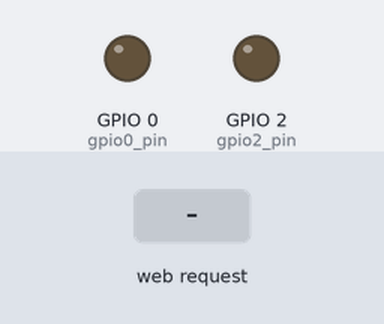
This sketch was run on a simulated ESP8266 (NodeMCU). On the bench: output pins drawn as LEDs (lit = HIGH). The test bench sets the inputs (shaded band). WiFi joins after 1.5 s; servers stay silent unless stated; what the sketch prints to the serial monitor is not drawn.

Above: at 3.7 s.
3.8 s: HTTP request GET /socket1On received
At 4.3 s:
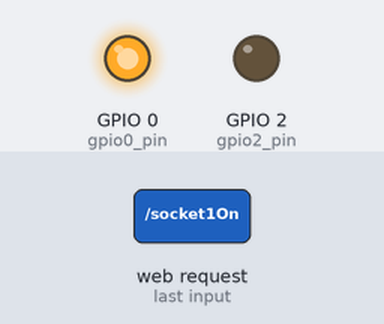
5.3 s: HTTP request GET /socket2On received
At 6.5 s:
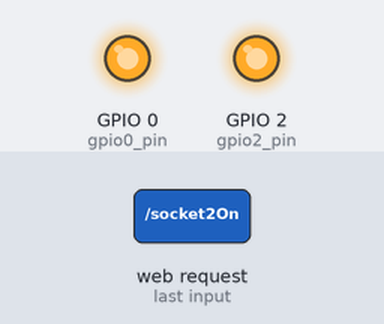
6.8 s: HTTP request GET /socket1Off received
At 7.7 s:
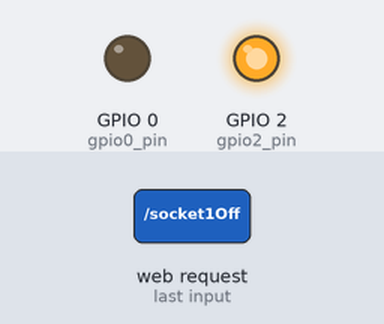
8.3 s: HTTP request GET /socket2Off received
At 8.8 s:
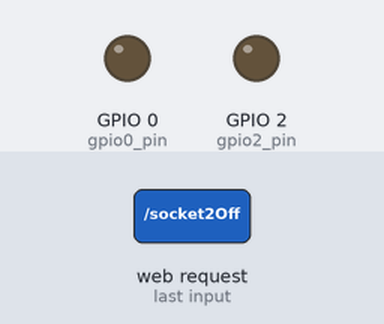
Timing chart, 0 to 10.8 s (numbered marks = the images above; inputs shaded):
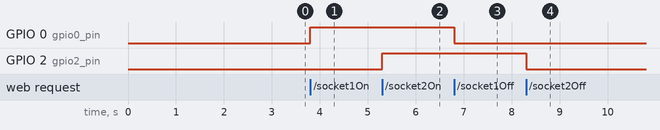

Measured:
- after the input at 3.8 s, GPIO 0 (gpio0_pin): LOW → HIGH at once
- after the input at 5.3 s, GPIO 2 (gpio2_pin): LOW → HIGH at once
- after the input at 6.8 s, GPIO 0 (gpio0_pin): HIGH → LOW at once
- after the input at 8.3 s, GPIO 2 (gpio2_pin): HIGH → LOW at once

The sketch:

led_change_http.ino
```cpp
/*
   This sketch demonstrates how to set up a simple HTTP-like server.
   You can turn ON/OFF the leds with buttons.
   server_ip is the IP address of the ESP8266 module, will be
   printed to Serial when the module is connected.

   THX: Rui Santos
*/

#include <ESP8266WiFi.h>
//#include <WiFiClient.h> // autoloaded
#include <ESP8266WebServer.h>
#include <ESP8266mDNS.h>

MDNSResponder mdns;

// Replace with your network credentials
const char* ssid = "xxx";
const char* password = "yyy";

ESP8266WebServer server(80);

String webPage = "";

int gpio0_pin = 0;
int gpio2_pin = 2;

void setup(void) {
  webPage += "<h1>ESP8266 Web Server</h1><p>Socket #1 <a href=\"socket1On\"><button>ON</button></a>&nbsp;<a href=\"socket1Off\"><button>OFF</button></a></p>";
  webPage += "<p>Socket #2 <a href=\"socket2On\"><button>ON</button></a>&nbsp;<a href=\"socket2Off\"><button>OFF</button></a></p>";

  // preparing GPIOs
  pinMode(gpio0_pin, OUTPUT);
  digitalWrite(gpio0_pin, LOW);
  pinMode(gpio2_pin, OUTPUT);
  digitalWrite(gpio2_pin, LOW);

  delay(1000);
  Serial.begin(115200);
  WiFi.begin(ssid, password);
  Serial.println("");

  // Wait for connection
  while (WiFi.status() != WL_CONNECTED) {
    delay(500);
    Serial.print(".");
  }
  Serial.println("");
  Serial.print("Connected to ");
  Serial.println(ssid);
  Serial.print("IP address: ");
  Serial.println(WiFi.localIP());

  if (mdns.begin("esp8266", WiFi.localIP())) {
    Serial.println("MDNS responder started");
  }

  server.on("/", []() {
    server.send(200, "text/html", webPage);
  });
  server.on("/socket1On", []() {
    server.send(200, "text/html", webPage);
    digitalWrite(gpio0_pin, HIGH);
    delay(1000);
  });
  server.on("/socket1Off", []() {
    server.send(200, "text/html", webPage);
    digitalWrite(gpio0_pin, LOW);
    delay(1000);
  });
  server.on("/socket2On", []() {
    server.send(200, "text/html", webPage);
    digitalWrite(gpio2_pin, HIGH);
    delay(1000);
  });
  server.on("/socket2Off", []() {
    server.send(200, "text/html", webPage);
    digitalWrite(gpio2_pin, LOW);
    delay(1000);
  });
  server.begin();
  Serial.println("HTTP server started");
}

void loop(void) {
  server.handleClient();
}
```
